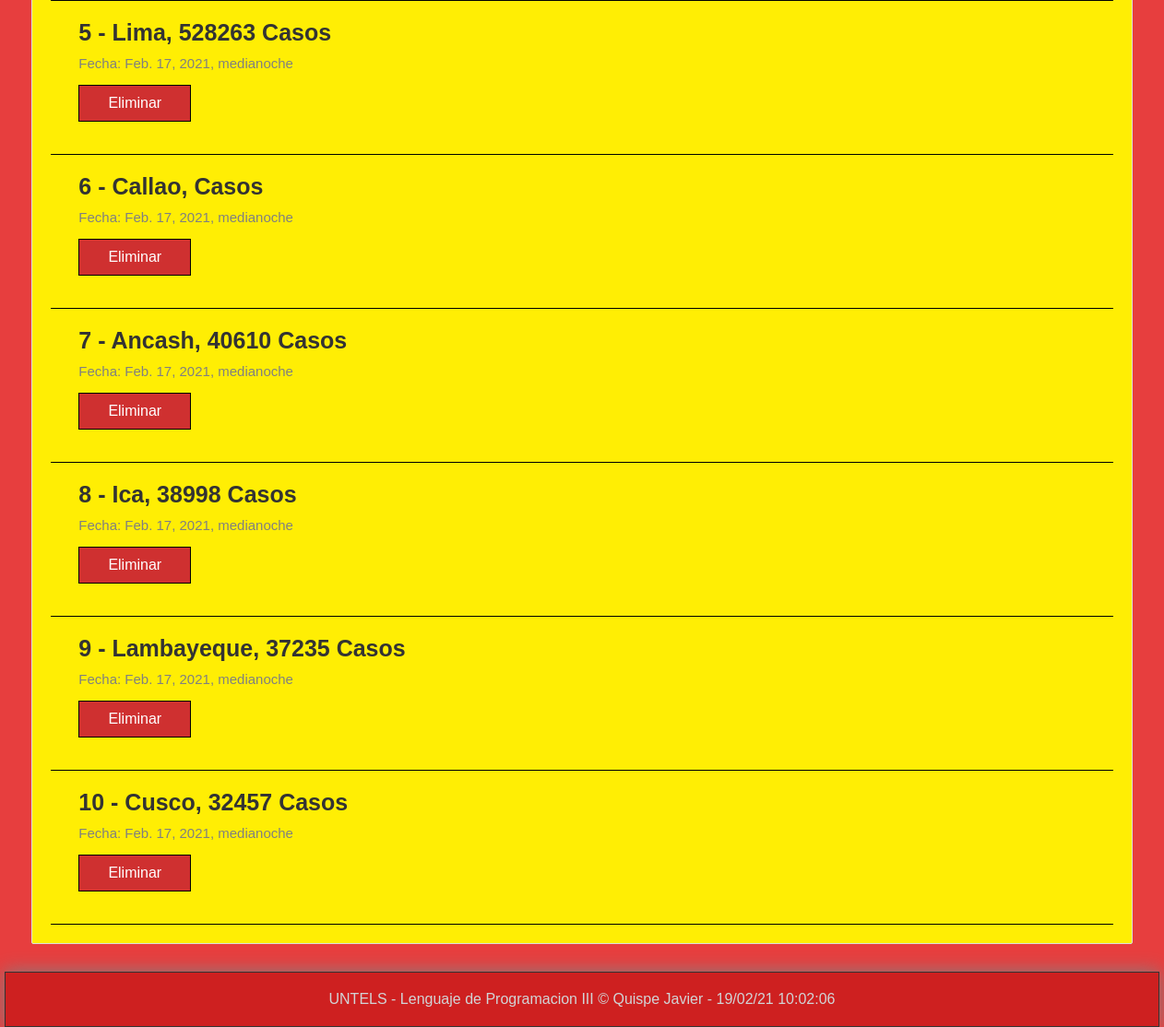
The app's page /listar_regiones (lower part), older data.
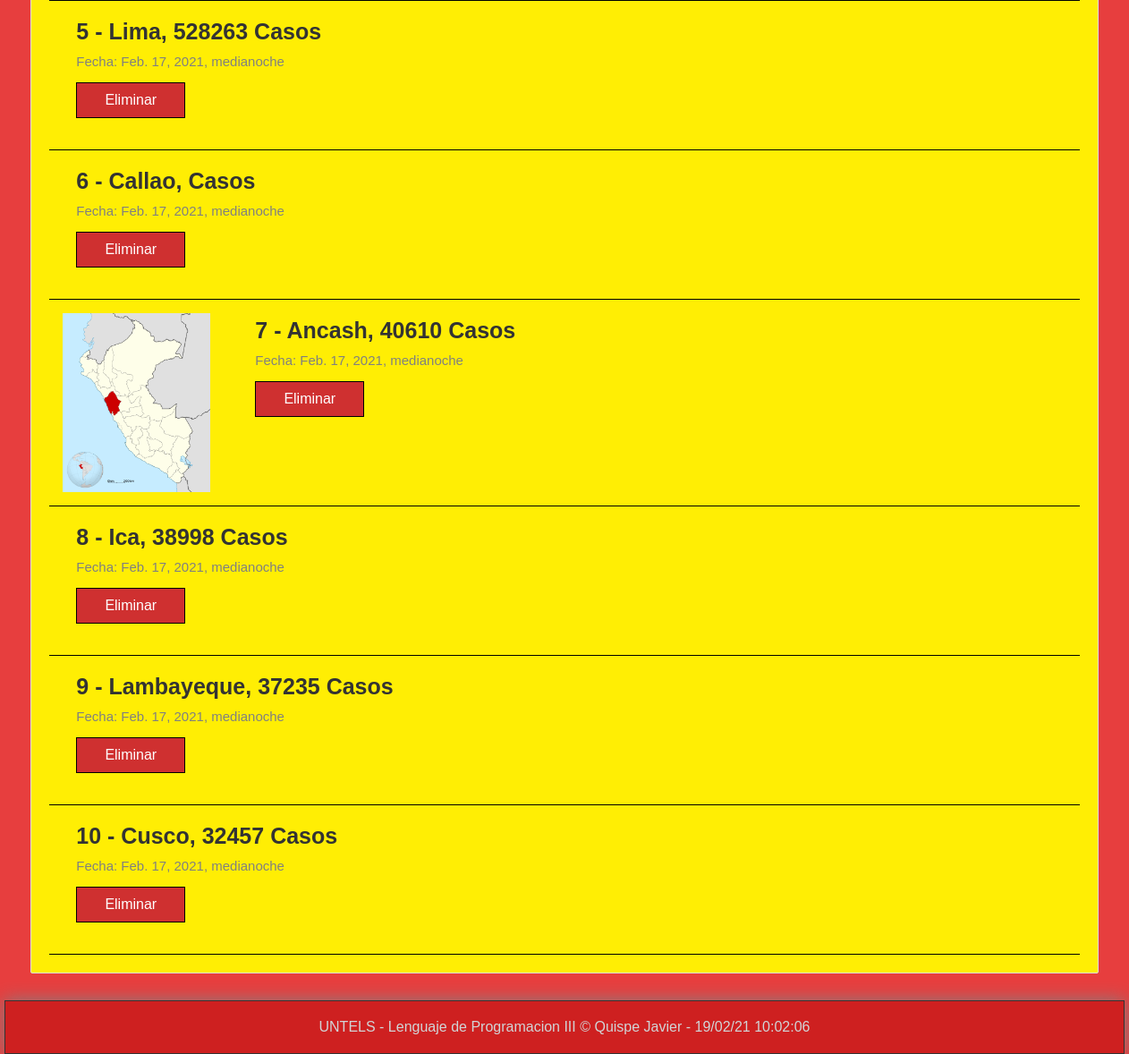
The same page, newer data.
### miapp/models.py (models this page shows, shortened)
class Region(models.Model):
    date = models.DateTimeField(auto_now_add=False, verbose_name="Fecha")
    name = models.CharField(max_length=100, verbose_name="Nombre de la region")
    image = models.ImageField(default='null', verbose_name="Mapa", upload_to="regiones")
    cases = models.CharField(max_length=50, verbose_name="Casos")
    deaths = models.CharField(max_length=50, verbose_name="Muertes")
    lathality = models.CharField(max_length=50, verbose_name="Letalidad")
    creado = models.DateTimeField(auto_now_add=True)
    actualizado = models.DateTimeField(auto_now=True)
    class Meta:
        verbose_name = "Region"
        verbose_name_plural = "Regiones"
        ordering = ['id']

### miapp/views.py (the view)
# urls.py: path('listar_regiones', views.listar_regiones, name="listar_regiones"),
def listar_regiones(request):
    regiones = Region.objects.all
    return render(request, 'listar_regiones.html',{
        'regiones' : regiones,
        'titulo' : 'Lista de regiones',
    })

### miapp/templates/listar_regiones.html (shortened to what this page needs)
{% extends 'layout.html' %}
{% block content %}
        {% for region in regiones %}
            <div class="region-item">
                {% if region.image != 'null' %}
                    <div class="image">
                        <img src="{{region.image.url}}"/>
                    </div>
                {% endif %}
                <div class="data">
                    <h2>
                        {{region.id}} - {{region.name}}, {{region.cases}} Casos
                    </h2>
                    <span class="date">
                        Fecha: {{region.date}}
                    </span>
                    <p>
                        <a href="{% url 'eliminar_region' id=region.id %}" class="btn btn-delete">
                            Eliminar
                        </a>
                    </p>
                </div>
            </div>
         {% endfor %}
{% endblock content %}

Row changes from the older to the newer data that the page shows:
changed Region "Ancash": image "null" → "regiones/ancash.png" (drawn); image: picture added
